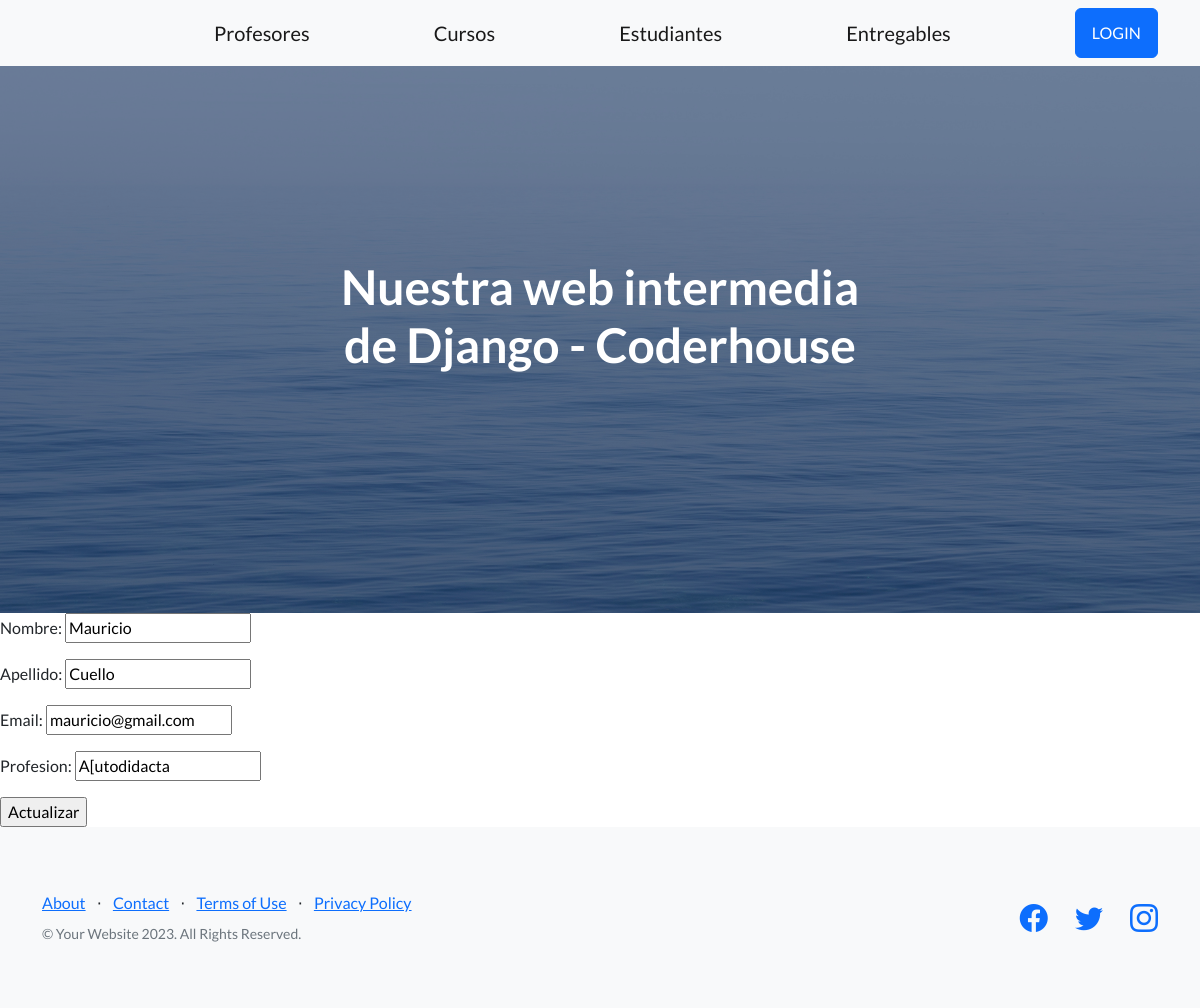
The page /app-coder/editar-profesor/1/ on the database as committed earlier.
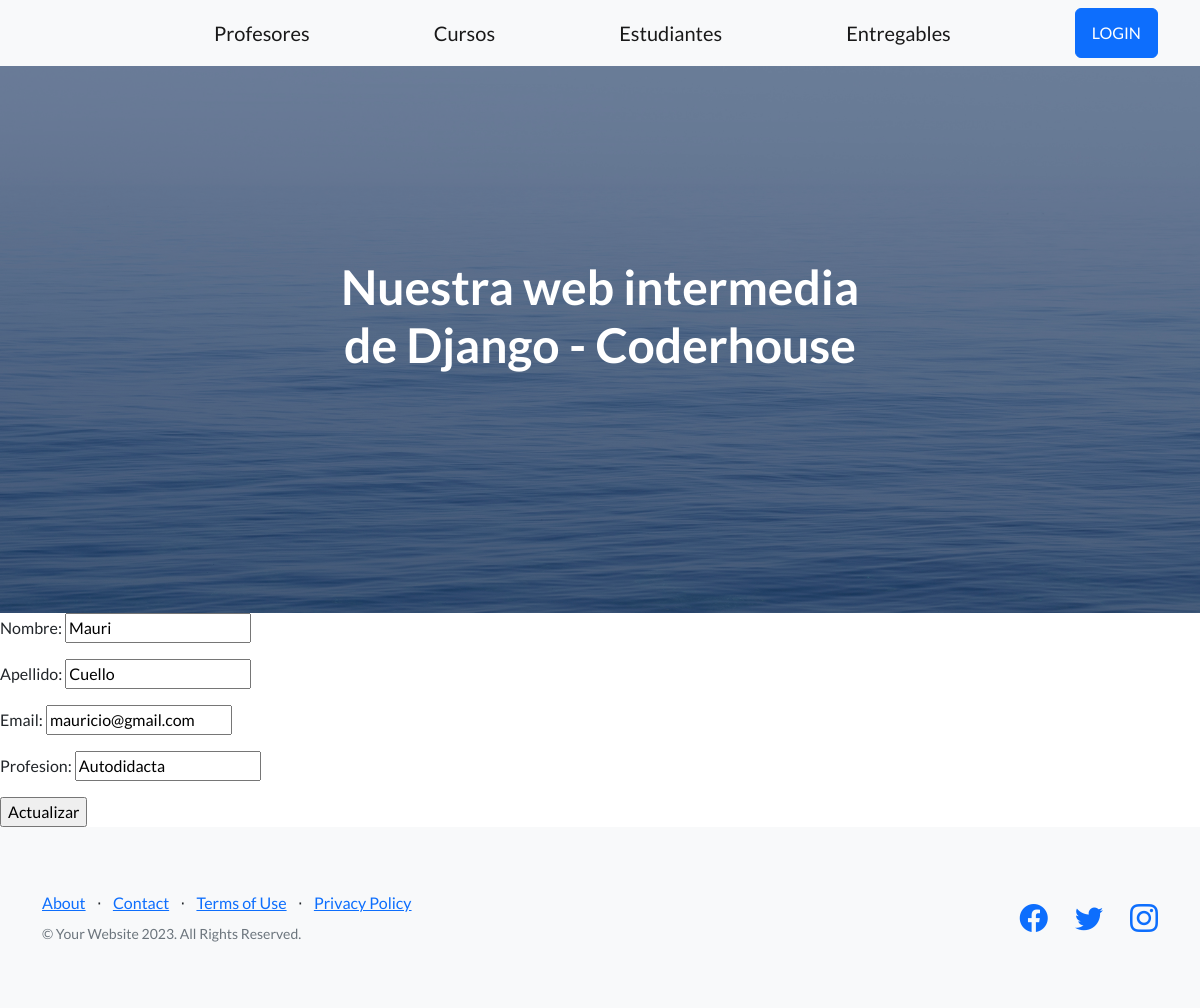
The same page on the database as committed later.
### AppCoder/models.py (models this page shows, shortened)
class Profesor(models.Model):
  nombre = models.CharField(max_length=50)
  apellido = models.CharField(max_length=50)
  email = models.EmailField(max_length=254)
  profesion = models.CharField(max_length=50)
  cursos = models.ManyToManyField(Curso)

### AppCoder/views.py (the view)
# urls.py: path('editar-profesor/<int:id>/', editar_profesor, name="EditarProfesor"),
def editar_profesor(request, id):
    print('method: ', request.method)
    print('post: ', request.POST)
    profesor = Profesor.objects.get(id=id)
    if request.method == 'POST':
      miFormulario = ProfesorFormulario(request.POST)
      if miFormulario.is_valid():
          data = miFormulario.cleaned_data
          profesor.nombre = data['nombre']
          profesor.apellido = data['apellido']
          profesor.email = data['email']
          profesor.profesion = data['profesion']
          profesor.save()
          return HttpResponseRedirect('/app-coder/')
      else:
          return render(request, "inicio.html", {"mensaje": "Formulario invalido"})
    else:
      miFormulario = ProfesorFormulario(initial={
          "nombre": profesor.nombre,
          "apellido": profesor.apellido,
          "email": profesor.email,
          "profesion": profesor.profesion
      })
      return render(request, "editarFormulario.html", {"miFormulario": miFormulario, "id": profesor.id})

### AppCoder/forms.py
class ProfesorFormulario(forms.Form):
  nombre = forms.CharField(max_length=50)
  apellido = forms.CharField(max_length=50)
  email = forms.EmailField(max_length=254)
  profesion = forms.CharField(max_length=50)

### AppCoder/templates/editarFormulario.html
{% extends 'padre.html' %}
{% load static %}
{% block contenidoQueCambia %}
  <form action="{% url 'EditarProfesor' id %}" method="POST">{% csrf_token %}
    {{miFormulario.as_p}}
    <input type="submit" value="Actualizar">
  </form>
{% endblock contenidoQueCambia %}

Rows that differ between the two databases and show on the page:
changed Profesor "Cuello": nombre "Mauricio" → "Mauri"; profesion "A[utodidacta" → "Autodidacta"
